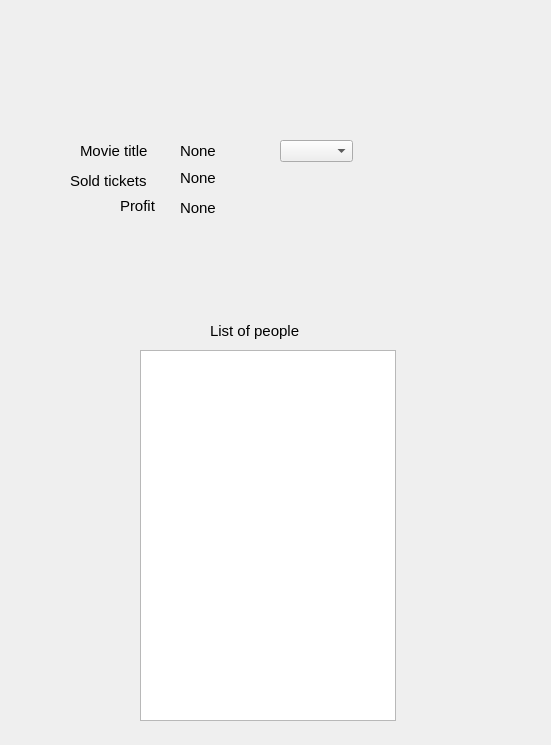
<?xml version="1.0" encoding="UTF-8"?>
<ui version="4.0">
 <class>Form</class>
 <widget class="QWidget" name="Form">
  <property name="geometry">
   <rect>
    <x>0</x>
    <y>0</y>
    <width>551</width>
    <height>745</height>
   </rect>
  </property>
  <property name="windowTitle">
   <string>Form</string>
  </property>
  <widget class="QLabel" name="title_label">
   <property name="geometry">
    <rect>
     <x>80</x>
     <y>140</y>
     <width>91</width>
     <height>21</height>
    </rect>
   </property>
   <property name="font">
    <font>
     <pointsize>11</pointsize>
    </font>
   </property>
   <property name="text">
    <string>Movie title</string>
   </property>
  </widget>
  <widget class="QLabel" name="Sold_label">
   <property name="geometry">
    <rect>
     <x>70</x>
     <y>170</y>
     <width>91</width>
     <height>21</height>
    </rect>
   </property>
   <property name="font">
    <font>
     <pointsize>11</pointsize>
    </font>
   </property>
   <property name="text">
    <string>Sold tickets</string>
   </property>
  </widget>
  <widget class="QLabel" name="profit_label">
   <property name="geometry">
    <rect>
     <x>120</x>
     <y>190</y>
     <width>41</width>
     <height>31</height>
    </rect>
   </property>
   <property name="font">
    <font>
     <pointsize>11</pointsize>
    </font>
   </property>
   <property name="text">
    <string>Profit</string>
   </property>
  </widget>
  <widget class="QListView" name="List_pople">
   <property name="geometry">
    <rect>
     <x>140</x>
     <y>350</y>
     <width>256</width>
     <height>371</height>
    </rect>
   </property>
  </widget>
  <widget class="QLabel" name="List_pepople_label">
   <property name="geometry">
    <rect>
     <x>210</x>
     <y>320</y>
     <width>111</width>
     <height>21</height>
    </rect>
   </property>
   <property name="font">
    <font>
     <pointsize>11</pointsize>
    </font>
   </property>
   <property name="text">
    <string>List of people</string>
   </property>
  </widget>
  <widget class="QLabel" name="label_5">
   <property name="geometry">
    <rect>
     <x>180</x>
     <y>140</y>
     <width>101</width>
     <height>21</height>
    </rect>
   </property>
   <property name="font">
    <font>
     <pointsize>11</pointsize>
    </font>
   </property>
   <property name="text">
    <string>None</string>
   </property>
  </widget>
  <widget class="QLabel" name="label_6">
   <property name="geometry">
    <rect>
     <x>180</x>
     <y>170</y>
     <width>101</width>
     <height>16</height>
    </rect>
   </property>
   <property name="font">
    <font>
     <pointsize>11</pointsize>
    </font>
   </property>
   <property name="text">
    <string>None</string>
   </property>
  </widget>
  <widget class="QLabel" name="label_7">
   <property name="geometry">
    <rect>
     <x>180</x>
     <y>200</y>
     <width>91</width>
     <height>16</height>
    </rect>
   </property>
   <property name="font">
    <font>
     <pointsize>11</pointsize>
    </font>
   </property>
   <property name="text">
    <string>None</string>
   </property>
  </widget>
  <widget class="QComboBox" name="comboBox">
   <property name="geometry">
    <rect>
     <x>280</x>
     <y>140</y>
     <width>73</width>
     <height>22</height>
    </rect>
   </property>
  </widget>
 </widget>
 <resources/>
 <connections/>
</ui>
